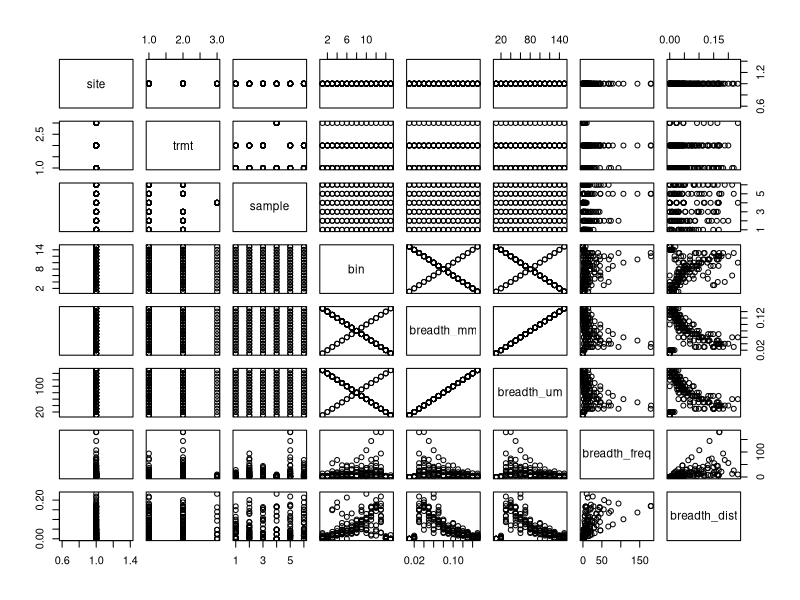

Reproduce this figure in R. (Note: this script raises an error after producing the figure.)
# Erin Rooney
# August 3 2020
# Pore throat statistics

breadthdata_csv = read.csv("processed/ftc_porethroatdist_july312020_2.csv") 
plot(breadthdata_csv)
rep_1 = breadthdata_csv[breadthdata_csv$sample=="40_50_16",]

tool = breadthdata_csv[breadthdata_csv$site=="tool,"]
breadth_freq = breadthdata_csv$"breadth_freq"
trmt = breadthdata_csv$"trmt"
bin = breadthdata_csv$"bin"
sample = breadthdata_csv$"sample"


################

#breadth_aov1 = aov("breadth_dist" ~ "trmt" * "bin", data = tool)
#summary(breadth_aov1)


breadth.aov1 <- aov(breadth_freq ~ trmt, data = tool)
summary.aov(breadth.aov1)


breadth.aov2 <- aov(breadth_freq ~ trmt * bin, data = tool)
summary.aov(breadth.aov2)

breadth.aov3 <- aov(breadth_freq ~ bin + trmt, data = tool)
summary.aov(breadth.aov3)

breadth.aov4 <- aov(breadth_freq ~ bin * sample, data = tool)
summary.aov(breadth.aov4)

################

library(ggplot2)

################

p -> ggplot(tool, aes(x = bin, y=breadth_freq, color = trmt))+
  geom_boxplot()+
  #geom_density(adjust=0.5)+
  
  # labs (title = "Impact of Freeze/Thaw Cycles on Pore Size Distribution",
  #subtitle = "40-50 cm, 16% moisture",
  #caption = "Permafrost Soil Aggregate from Toolik, Alaska",
  #tag = "Figure 1",
  #x = expression (bold ("Pore Throat Diameter, um")),
  #y = expression (bold ("Distribution, %")))
  
  p + #scale_fill_manual(values=c("Black", "White")) +
  #annotate("text", x = 2.25, y = 0.070, label = "P value < 0.5") +
  guides(fill = guide_legend(reverse = TRUE, title = NULL)) 

################

p = ggplot(tool, aes(x = trmt, y=breadth_freq, fill = bin))+
  geom_boxplot()

p + guides(fill = guide_legend(reverse = TRUE, title = NULL))










###############3

p = ggplot(tool, aes(x = bin, y=breadth_dist, color = trmt ))+
  geom_line(size = 1)+
  #geom_density(adjust=0.5)+
  
  labs (title = "Impact of Freeze/Thaw Cycles on Pore Size Distribution",
        subtitle = "40-50 cm, 16% moisture",
        caption = "Permafrost Soil Aggregate from Toolik, Alaska",
        tag = "Figure 1",
        x = expression (bold ("Pore Throat Diameter, um")),
        y = expression (bold ("Distribution, %")))

p + scale_color_manual(values=c("#00FFFF", "#996633"))




##############

p = ggplot(rep_1, aes(x = breadth_um, y=breadth_dist, color = trmt ))+
  geom_line(size = 1)+
  #geom_density(adjust=0.5)+
  
  labs (title = "Impact of Freeze/Thaw Cycles on Pore Size Distribution",
        subtitle = "40-50 cm, 16% moisture",
        caption = "Permafrost Soil Aggregate from Toolik, Alaska",
        tag = "Figure 1",
        x = expression (bold ("Pore Throat Diameter, um")),
        y = expression (bold ("Distribution, %")))

p + scale_color_manual(values=c("#00FFFF", "#996633"))

###################

library(tidyr)

bindat_aov1 = aov(data = tool, "breadth_dist" ~ "trmt")
summary(bindat_aov1)

bindat_aov1 = aov("breadth_dist" ~ "trmt", data = tool)
summary(bindat_aov1)

aov()


###############

rep_2 = breadthdata_csv[breadthdata_csv$sample=="40_50_28",]

p = ggplot(rep_2, aes(x = breadth_um, y=breadth_dist, color = trmt ))+
  geom_line(size = 1)+
  #geom_density(adjust=0.5)+
  
  labs (title = "Impact of Freeze/Thaw Cycles on Pore Size Distribution",
        subtitle = "40-50 cm, 28% moisture",
        caption = "Permafrost Soil Aggregate from Toolik, Alaska",
        tag = "Figure 2",
        x = expression (bold ("Pore Throat Diameter, um")),
        y = expression (bold ("Distribution, %")))

p + scale_color_manual(values=c("#00FFFF", "#996633"))


###############

rep_3 = breadthdata_csv[breadthdata_csv$sample=="28_38_28",]

p = ggplot(rep_3, aes(x = breadth_um, y=breadth_dist, color = trmt ))+
  geom_line(size = 1)+
  #geom_density(adjust=0.5)+
  
  labs (title = "Impact of Freeze/Thaw Cycles on Pore Size Distribution",
        subtitle = "28-38 cm, 28% moisture",
        caption = "Permafrost Soil Aggregate from Toolik, Alaska",
        tag = "Figure 3",
        x = expression (bold ("Pore Throat Diameter, um")),
        y = expression (bold ("Distribution, %")))


p + scale_color_manual(values=c("#00FFFF", "#996633"))

###################

rep_4 = breadthdata_csv[breadthdata_csv$sample=="28_38_12",]

p = ggplot(rep_4, aes(x = breadth_um, y=breadth_dist, color = trmt ))+
  geom_line(size = 1)+
  #geom_density(adjust=0.5)+
  
  labs (title = "Impact of Freeze/Thaw Cycles on Pore Size Distribution",
        subtitle = "28-38 cm, 16% moisture",
        caption = "Permafrost Soil Aggregate from Toolik, Alaska",
        tag = "Figure 4",
        x = expression (bold ("Pore Throat Diameter, um")),
        y = expression (bold ("Distribution, %")))

p + scale_color_manual(values=c("#00FFFF", "#996633"))


###################

rep_5 = breadthdata_csv[breadthdata_csv$sample=="41_50_16",]

p = ggplot(rep_5, aes(x = breadth_um, y=breadth_dist, color = trmt))+
  geom_line(size = 1)+
  #geom_density(adjust=0.5)+
  
  labs (title = "Impact of Freeze/Thaw Cycles on Pore Size Distribution",
        subtitle = "41-50 cm, 16% moisture",
        caption = "Permafrost Soil Aggregate from Toolik, Alaska",
        tag = "Figure 5",
        x = expression (bold ("Pore Throat Diameter, um")),
        y = expression (bold ("Distribution, %")))

p + scale_color_manual(values=c("#00FFFF", "#996633"))


####################

rep_6 = breadthdata_csv[breadthdata_csv$sample=="41_50_28",]

p = ggplot(rep_6, aes(x = breadth_um, y=breadth_dist, color = trmt))+
  geom_line(size = 1)+
  #geom_density(adjust=0.5)+
  
  labs (title = "Impact of Freeze/Thaw Cycles on Pore Size Distribution",
        subtitle = "41-50 cm, 28% moisture",
        caption = "Permafrost Soil Aggregate from Toolik, Alaska",
        tag = "Figure 6",
        x = expression (bold ("Pore Throat Diameter, um")),
        y = expression (bold ("Distribution, %")))

p + scale_color_manual(values=c("#00FFFF", "#996633"))

